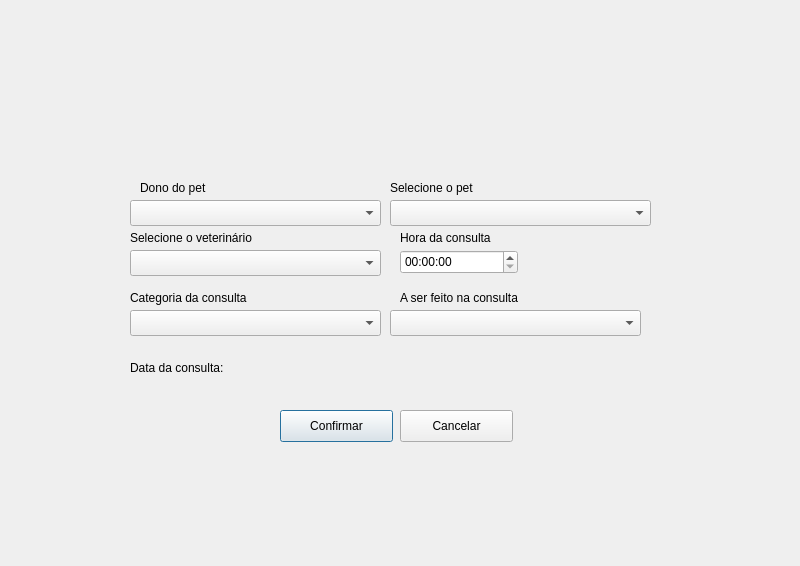
<?xml version="1.0" encoding="UTF-8"?>
<ui version="4.0">
 <class>Dialog</class>
 <widget class="QDialog" name="Dialog">
  <property name="geometry">
   <rect>
    <x>0</x>
    <y>0</y>
    <width>800</width>
    <height>566</height>
   </rect>
  </property>
  <property name="windowTitle">
   <string>Agendar Consulta</string>
  </property>
  <widget class="QWidget" name="centralwidget" native="true">
   <property name="geometry">
    <rect>
     <x>10</x>
     <y>0</y>
     <width>801</width>
     <height>551</height>
    </rect>
   </property>
   <widget class="QComboBox" name="comboBox_5">
    <property name="geometry">
     <rect>
      <x>120</x>
      <y>200</y>
      <width>251</width>
      <height>26</height>
     </rect>
    </property>
   </widget>
   <widget class="QLabel" name="label_9">
    <property name="geometry">
     <rect>
      <x>130</x>
      <y>180</y>
      <width>171</width>
      <height>16</height>
     </rect>
    </property>
    <property name="text">
     <string>Dono do pet</string>
    </property>
   </widget>
   <widget class="QComboBox" name="comboBox">
    <property name="geometry">
     <rect>
      <x>380</x>
      <y>200</y>
      <width>261</width>
      <height>26</height>
     </rect>
    </property>
   </widget>
   <widget class="QLabel" name="label_3">
    <property name="geometry">
     <rect>
      <x>380</x>
      <y>180</y>
      <width>171</width>
      <height>16</height>
     </rect>
    </property>
    <property name="text">
     <string>Selecione o pet</string>
    </property>
   </widget>
   <widget class="QComboBox" name="comboBox_2">
    <property name="geometry">
     <rect>
      <x>120</x>
      <y>250</y>
      <width>251</width>
      <height>26</height>
     </rect>
    </property>
   </widget>
   <widget class="QLabel" name="label_4">
    <property name="geometry">
     <rect>
      <x>120</x>
      <y>230</y>
      <width>171</width>
      <height>16</height>
     </rect>
    </property>
    <property name="text">
     <string>Selecione o veterinário</string>
    </property>
   </widget>
   <widget class="QTimeEdit" name="timeEdit">
    <property name="geometry">
     <rect>
      <x>390</x>
      <y>250</y>
      <width>118</width>
      <height>24</height>
     </rect>
    </property>
   </widget>
   <widget class="QLabel" name="label_5">
    <property name="geometry">
     <rect>
      <x>390</x>
      <y>230</y>
      <width>111</width>
      <height>16</height>
     </rect>
    </property>
    <property name="text">
     <string>Hora da consulta</string>
    </property>
   </widget>
   <widget class="QComboBox" name="comboBox_3">
    <property name="geometry">
     <rect>
      <x>120</x>
      <y>310</y>
      <width>251</width>
      <height>26</height>
     </rect>
    </property>
   </widget>
   <widget class="QLabel" name="label_7">
    <property name="geometry">
     <rect>
      <x>120</x>
      <y>290</y>
      <width>171</width>
      <height>16</height>
     </rect>
    </property>
    <property name="text">
     <string>Categoria da consulta</string>
    </property>
   </widget>
   <widget class="QComboBox" name="comboBox_4">
    <property name="geometry">
     <rect>
      <x>380</x>
      <y>310</y>
      <width>251</width>
      <height>26</height>
     </rect>
    </property>
   </widget>
   <widget class="QLabel" name="label_8">
    <property name="geometry">
     <rect>
      <x>390</x>
      <y>290</y>
      <width>171</width>
      <height>16</height>
     </rect>
    </property>
    <property name="text">
     <string>A ser feito na consulta</string>
    </property>
   </widget>
   <widget class="QLabel" name="labelDataConsulta">
    <property name="geometry">
     <rect>
      <x>120</x>
      <y>360</y>
      <width>121</width>
      <height>16</height>
     </rect>
    </property>
    <property name="text">
     <string>Data da consulta:</string>
    </property>
   </widget>
   <widget class="QLabel" name="valorDataConsulta">
    <property name="geometry">
     <rect>
      <x>250</x>
      <y>360</y>
      <width>150</width>
      <height>16</height>
     </rect>
    </property>
    <property name="text">
     <string/>
    </property>
   </widget>
   <widget class="QPushButton" name="pushButton">
    <property name="geometry">
     <rect>
      <x>270</x>
      <y>410</y>
      <width>113</width>
      <height>32</height>
     </rect>
    </property>
    <property name="text">
     <string>Confirmar</string>
    </property>
   </widget>
   <widget class="QPushButton" name="pushButton_2">
    <property name="geometry">
     <rect>
      <x>390</x>
      <y>410</y>
      <width>113</width>
      <height>32</height>
     </rect>
    </property>
    <property name="text">
     <string>Cancelar</string>
    </property>
   </widget>
   <widget class="QLabel" name="label">
    <property name="geometry">
     <rect>
      <x>300</x>
      <y>10</y>
      <width>161</width>
      <height>161</height>
     </rect>
    </property>
    <property name="text">
     <string/>
    </property>
    <property name="pixmap">
     <pixmap>../../../../Downloads/Logo simples circular esmaltaria preto (1).png</pixmap>
    </property>
    <property name="scaledContents">
     <bool>true</bool>
    </property>
   </widget>
  </widget>
 </widget>
 <resources/>
 <connections/>
</ui>
